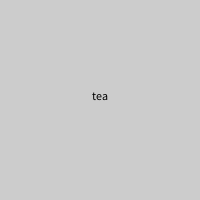
Frame 1 (no input)
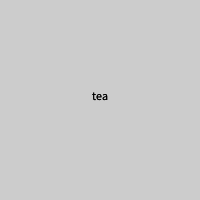
Frame 2 (the mouse pressed at the canvas centre, redrawn once)

The Processing sketch that drew these frames (run headless with seeded random() and noise(); the mouse was pressed at the canvas centre and the sketch redrawn once):

// Processing sketch: processing
// ── processing.pde
StringList inventory;

void setup(){
	size(200,200);
	inventory=new StringList();
	inventory.append("coffee");
	inventory.append("flour");
	inventory.append("tea");
	println(inventory);
	noLoop();
	fill(0);
	textAlign(CENTER);
}

void draw(){
	String item=inventory.get(2);
	text(item,width/2,height/2);
}
